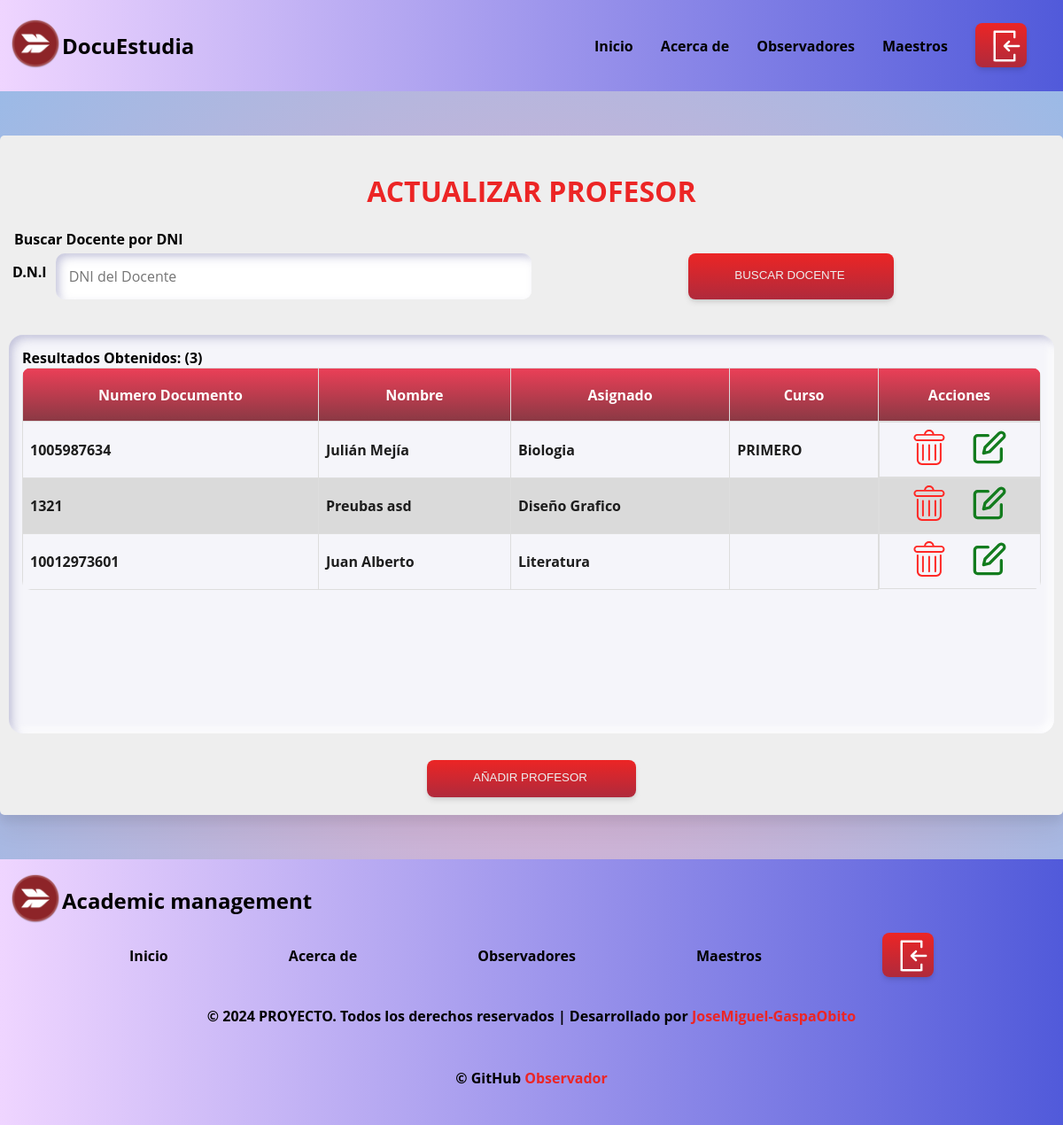
Page /controllers/admin/TeacherSearchAdmin.php (signed in) on the committed database.
### tables this page shows
CREATE TABLE `profesor` (
  `IdProf` int(10) NOT NULL,
  `IdUser` int(11) NOT NULL,
  `AsigAcadeProf` varchar(20) NOT NULL,
  `AsigProf` varchar(30) NOT NULL,
  `AreaProf` varchar(30) NOT NULL
);

CREATE TABLE `usuarios` (
  `IdUser` int(11) NOT NULL,
  `IdRol` int(11) NOT NULL,
  `IdImg` int(11) DEFAULT NULL,
  `Nombre` varchar(100) NOT NULL,
  `Apellido` varchar(100) NOT NULL,
  `TipoDcto` varchar(20) DEFAULT NULL,
  `NumDcto` varchar(50) DEFAULT NULL,
  `Telefono` varchar(20) DEFAULT NULL,
  `FechNacimiento` date DEFAULT NULL,
  `Direccion` text DEFAULT NULL,
  `Email` varchar(100) NOT NULL,
  `Password` varchar(255) NOT NULL,
  `FechCreado` timestamp NOT NULL DEFAULT current_timestamp(),
  `FechActualizado` timestamp NOT NULL DEFAULT current_timestamp() ON UPDATE current_timestamp()
);

CREATE TABLE `curso` (
  `IdCurso` int(10) NOT NULL,
  `NomCurso` varchar(30) NOT NULL,
  `NumAlumnos` int(10) NOT NULL,
  `IdProf` int(10) DEFAULT NULL
);

### models/TeacherModel.php (called while the page is built, shortened)
<?php
$RootPath = ($_SERVER['DOCUMENT_ROOT'] . "/proyectos/DocuEstudia");
include ("$RootPath/models/DatabaseConnection.php");
$Nombre = '';
$Apellido = '';
$TipoDcto = '';
$NumDocumento = '';
$Telefono = '';
$Fecha_Nacimiento = '';
$Direccion = '';
$AsigAcadeProf = '';
$AsigProf = '';
$AreaProf = '';
$Email = '';
$Password = '';
$IdRol = 3;
$IdUser = isset($_POST['NumeroModificar']) ? intval($_POST['NumeroModificar']) : 0;
if ($_SERVER['REQUEST_METHOD'] === 'POST') {
  $action = $_POST['action'];
  if ($action === 'delete') {
    deleteTeacher($conexion, $IdUser);
  } elseif ($action === 'create') {
    createTeacher($RootPath, $conexion, $ultimoId_Imagen, $Nombre, $Apellido,$TipoDcto,$NumDocumento,$Telefono,$Fecha_Nacimiento,$Direccion,
      $AsigAcadeProf, $AsigProf, $AreaProf, $Email, $Password,$IdRol, $NombreImagenOriginal, $Imagen_temporal);
  } elseif ($action === 'update') {
    updateTeacher($RootPath, $conexion, $IdUser, $ultimoId_Imagen, $Nombre, $Apellido,$TipoDcto,$NumDocumento,$Telefono,$Fecha_Nacimiento,$Direccion,
      $AsigAcadeProf, $AsigProf, $AreaProf,$Email, $Password,$IdRol, $NombreImagenOriginal, $Imagen_temporal);
  } elseif ($action === 'read') {
    $profesorData = readTeacher($conexion, $IdUser);
    $IdUser = $profesorData['IdUser'];
    $ultimoId_Imagen = $profesorData['IdImg'];
    $Nombre = $profesorData['Nombre'];
    $Apellido = $profesorData['Apellido'];
    $TipoDcto = $profesorData["TipoDcto"];
    $NumDocumento = $profesorData['NumDcto'];
    $Telefono = $profesorData['Telefono'];
    $Fecha_Nacimiento = $profesorData['FechNacimiento'];
    $Direccion = $profesorData['Direccion'];
    $AsigAcadeProf = $profesorData['AsigAcadeProf'];
    $AsigProf = $profesorData['AsigProf'];
    $AreaProf = $profesorData['AreaProf'];
    $Email = $profesorData['Email'];
    $Password = $profesorData['Password'];
    $NombreImagen = $profesorData['NomImg'];
  }  else {
    echo 'error';
  }
}elseif ($_SERVER['REQUEST_METHOD'] === 'GET' || !empty($_GET['DNI'])) {
  $resultados = searchTeacher($conexion);
  $consultar = $resultados['consultar'];
  $totalFilas = $resultados['totalFilas'];
}
function searchTeacher($conexion)
{
  $consultaSQL = "SELECT CONCAT(u.Nombre, ' ', u.Apellido) AS NombreCompleto, p.*,u.NumDcto, c.NomCurso FROM profesor p LEFT JOIN curso c ON p.IdProf = c.IdProf
  LEFT JOIN usuarios u ON u.IdUser = p.IdUser";
  $query = "SELECT COUNT(*) AS total FROM profesor";
  $consultar = mysqli_query($conexion, $consultaSQL) or die("ERROR AL TRAER LOS DATOS");
  $resultado = mysqli_query($conexion, $query);
  $datos = mysqli_fetch_assoc($resultado);
  $totalFilas = $datos['total'];
  return ['consultar' => $consultar, 'totalFilas' => $totalFilas];
}

### controllers/admin/TeacherSearchAdmin.php (the view, shortened to what this page needs)
<?php
$RootPath = ($_SERVER['DOCUMENT_ROOT'] . "/proyectos/DocuEstudia");
include ("$RootPath/templates/HomeHeader.php");
include ("$RootPath/models/TeacherModel.php");
include ("$RootPath/config/ProtectPages.php");?>
<main class="ContainerGeneral">
  <div class="anotaciones">
    <h1 id="TitleStart">ACTUALIZAR PROFESOR</h1>
    <form action="<?php echo BASE_URL; ?>/controllers/admin/TeacherSearchAdmin.php" method="GET">
      <fieldset>
        <legend>Buscar Docente por DNI</legend>
        <div class="Formulario_Campos1">
          <div style="display:flex;">
            <label for="DNI" style="padding: 10px 10px 10px 0;">D.N.I</label>
            <input class="Input_Text" type="text" id="DNI" name="DNI" placeholder="DNI del Docente">
          </div>
          <div class="alinear-boton">
            <button class="boton" type="submit">BUSCAR DOCENTE</button>
          </div>
        </div>
      </fieldset>
    </form>
    <div class="Container1">
      <label>Resultados Obtenidos: (<?php echo $totalFilas ?>)</label>
      <table class="Custom_Table">
        <thead>
          <tr>
            <th>Numero Documento</th>
            <th>Nombre</th>
            <th>Asignado</th>
            <th>Curso</th>
            <th>Acciones</th>
          </tr>
        </thead>
        <tbody>
          <?php while ($extraido = mysqli_fetch_array($consultar)) { ?>
            <tr>
              <td><?php echo $extraido['NumDcto']; ?></td>
              <td><?php echo $extraido['NombreCompleto']; ?></td>
              <td><?php echo $extraido['AsigProf']; ?></td>
              <td><?php echo $extraido['NomCurso']; ?></td>
              <td class="td_Actions">
                <form action="<?php echo BASE_URL; ?>/views/forms/ManageTeacher.php" method="post">
                  <button type="submit" class="custom-button">
                    <svg class="navbar-icon" style="margin:0">
                      <use xlink:href="<?php echo BASE_URL; ?>/assets/images/svg/Trash.svg#Trash-icon">
                    </svg>
                  </button>
                </form>
                <form action="<?php echo BASE_URL; ?>/views/forms/ManageTeacher.php" method="post">
                  <button type="submit" class="custom-button">
                    <svg class="navbar-icon" style="margin:0">
                      <use xlink:href="<?php echo BASE_URL; ?>/assets/images/svg/Edit.svg#Edit-icon">
                    </svg>
                  </button>
                </form>
              </td>
            </tr>
          <?php } ?>
        </tbody>
      </table>
    </div>
  </div>
  <div class="alinear-boton">
    <a href="<?php echo BASE_URL; ?>/views/forms/ManageTeacher.php">
      <button class="boton" type="submit">AÑADIR PROFESOR</button>
    </a>
  </div>
</main>
<?php include ("$RootPath/templates/HomeFooter.php"); ?>

### templates/HomeHeader.php (shortened to what this page needs)
<!DOCTYPE html>
<html lang="en">
<head>
  <link rel="stylesheet" href="<?php echo BASE_URL; ?>/assets/css/Main.css">
  <link rel="stylesheet" href="<?php echo BASE_URL; ?>/assets/css/Annotation.css">
  <link rel="stylesheet" href="<?php echo BASE_URL; ?>/assets/css/Login.css">
</head>
<body>
  <header>
    <nav class="navbar">
      <div class="LogoHeader">
        <a href="index.php">
          <img src="<?php echo BASE_URL; ?>/assets/logo/favicon.ico" alt="" width="60px" height="60px">
        </a>
        <h2>DocuEstudia </h2>
      </div>
      <ul class="navbar-menu" id="navbarMenu">
        <?php
        if (isset($_SESSION['Id_Estudiante']) || isset($_SESSION['Id_Profe'])) { ?>
          <a href="<?php echo BASE_URL; ?>/index.php">Inicio</a>
          <a href="#">Acerca de</a>
          <?php if (isset($_SESSION['Id_Profe'])) { ?>
            <a href="<?php echo BASE_URL; ?>/controllers/teacher/AnnotationsSearch.php">Observadores</a>
          <?php } ?>
          <?php if (isset($_SESSION['Id_Admin'])) { ?>
            <a href="<?php echo BASE_URL; ?>/controllers/admin/TeacherSearchAdmin.php">Maestros</a>
          <?php } ?>
          <form action="<?php echo BASE_URL; ?>/models/auth/UserAuth.php" method="POST">
            <button class="botonAtras" type="submit" name="Cerrar_Login">
              <div class="margen__boton">
                <svg class="navbar-icon" style="margin:0">
                  <use xlink:href="<?php echo BASE_URL; ?>/assets/images/svg/Logout.svg#Logout-icon">
                </svg>
              </div>
            </button>
          </form>
        <?php } ?>
      </ul>
    </nav>
  </header>

### templates/HomeFooter.php (shortened to what this page needs)
<footer class="navbar-footer">
  <nav class="navegacion-principal">
    <div class="LogoHeader">
      <a href="index.php">
        <img src="<?php echo BASE_URL; ?>/assets/logo/favicon.ico" alt="" width="60px" height="60px">
      </a>
      <h2>Academic management</h2>
    </div>
    <div class="footer-menu">
      <?php
      if (isset($_SESSION['Id_Estudiante']) || isset($_SESSION['Id_Profe'])) { ?>
        <a href="<?php echo BASE_URL; ?>/index.php">Inicio</a>
        <a href="<?php echo BASE_URL; ?>/EscanearCodigos.php">Acerca de</a>
        <?php if (isset($_SESSION['Id_Profe'])) { ?>
          <a href="<?php echo BASE_URL; ?>/controllers/teacher/AnnotationsSearch.php">Observadores</a>
        <?php } ?>
        <?php if (isset($_SESSION['Id_Admin'])) { ?>
          <a href="<?php echo BASE_URL; ?>/controllers/admin/TeacherSearchAdmin.php">Maestros</a>
        <?php } ?>
        <form action="<?php echo BASE_URL; ?>/models/auth/UserAuth.php" method="POST">
          <button class="botonAtras" type="submit" name="Cerrar_Login">
            <div class="margen__boton">
              <svg class="navbar-icon" style="margin:0">
                <use xlink:href="<?php echo BASE_URL; ?>/assets/images/svg/Logout.svg#Logout-icon">
              </svg>
            </div>
      </div>
    <?php } ?>
  </nav>
  <p>© 2024 PROYECTO. Todos los derechos reservados | Desarrollado por
    <a href="https://github.com/GaspaObito">JoseMiguel-GaspaObito</a>
  </p>
  <p>© GitHub
    <a href="https://github.com/GaspaObito/DocuEstudia"> Observador</a>
  </p>
</footer>
</body>
</html>

### assets/css/Annotation.css (style rules this page uses)
.anotaciones { flex: 1; }
.Formulario_Campos1 { display: grid; grid-template-columns: 1fr 1fr; }
.Custom_Table { border-radius: 10px; overflow: hidden; border-collapse: collapse; margin: 0 auto; width: 100%; }
.Custom_Table thead tr { text-align: center; color: white; background: linear-gradient(180deg, #EB3F57 0%, #893944 100%); height: 60px; }
.Custom_Table tbody tr { color: rgb(29, 29, 29); }
.Custom_Table td,.Custom_Table th { border: 1px solid #ddd; padding: 8px; }
.Custom_Table td.td_Actions { display: flex; justify-content: space-evenly; }
.Custom_Table tr:nth-child(even) { background-color: #dadada; }

### assets/css/ProfileTemplate.css (style rules this page uses)
:root { --primary: #ec2525; --blanco: #eee; --oscuro: #000000; --bg_linear: linear-gradient(90deg, #efd5ff 0%, #515ada 100%); --Color_Button: linear-gradient(180deg, #ec2525 0%, #af2a3c 100%); --fuente_principal: "Open Sans", sans-serif; }
html { font-size: 62.5%; box-sizing: border-box; scroll-snap-type: y mandatory; }
*, *:before, *:after { box-sizing: inherit; }
body { margin: 0; display: flex; min-height: 100vh; flex-direction: column; font-size: 16px; font-weight: bold; font-family: var(--fuente_principal); background: radial-gradient(circle, rgba(238,174,202,1) 0%, rgba(148,187,233,1) 100%); }
fieldset { border: none; }
.navbar { background: var( --bg_linear); display: grid; grid-template-columns: repeat(2, 1fr); padding: 1rem; }
.navbar-menu { align-items: center; display: flex; justify-content: space-evenly; }
.navbar-menu a,.footer-menu a { color: var(--oscuro); text-decoration: none; font-weight: bold; }
.LogoHeader { align-items: center; display: flex; }
.LogoHeader img { max-width: none; width: 60px; height: 60px; }
.navbar-footer { background: var( --bg_linear); padding: 1rem; }
.navbar-footer p a { color: var(--primary); text-decoration: none; }
.footer-menu { display: flex; justify-content: space-evenly; align-items: center; }
footer { width: 100%; margin-top: auto; padding-top: 30px; padding-bottom: 30px; }
footer p { padding: 1em; text-align: center; }
#TitleStart { text-align: center; color: var(--primary); }
.boton { padding: 1.2rem 5.5rem 1.5rem 5.2rem; background: var(--Color_Button); box-shadow: 0px 4px 7px -1px rgba(0, 0, 0, 0.11),0px 2px 4px -1px rgba(0, 0, 0, 0.07); border-radius: 8px; border: none; cursor: pointer; transition: background 0.2s ease-in-out; color: var(--blanco); }
.botonAtras { background: var(--Color_Button); box-shadow: 0px 4px 7px -1px rgba(0, 0, 0, 0.11),0px 2px 4px -1px rgba(0, 0, 0, 0.07); border-radius: 8px; border: none; cursor: pointer; color: var(--blanco); width: 100%; padding-right: 0.5rem; display: table-caption; }
.custom-button { background: none; border: none; padding: 0; cursor: pointer; }
.margen__boton { padding-left: 0.7rem; padding-top: 0.5rem; }
.alinear-boton { display: flex; justify-content: center; }
.Input_Text { font-size: inherit; appearance: none; padding: 1.5rem; border: none; width: 100%; box-shadow: inset -2px -2px 4px rgba(255, 255, 255, 0.5), inset 2px 2px 4px rgba(170, 170, 204, 0.25), inset 5px 5px 10px rgba(170, 170, 204, 0.5), inset -5px -5px 10px #ffffff; border-radius: 1rem; }
input,textarea,select.Input_Text { font-family: var(--fuente_principal); }
.ContainerGeneral { margin: 50px auto; padding: 2rem 0 2rem 0; width: 100%; max-height: 165rem; max-width: 140rem; border-radius: 0.5rem; background-color: var(--blanco); box-shadow: 0px 20px 26px rgba(0, 0, 0, 0.05), 0px 8px 9px rgba(0, 0, 0, 0.06); }
.Container1 { overflow: auto; background: #f5f5fa; margin: 3rem 1rem 3rem 1rem; padding: 1.5rem; border: none; height: 45rem; border-radius: 1em; box-shadow: inset -2px -2px 4px rgba(255, 255, 255, 0.5),inset 2px 2px 4px rgba(170, 170, 204, 0.25),inset 5px 5px 10px rgba(170, 170, 204, 0.5), inset -5px -5px 10px #ffffff; }
.navbar-icon { width:40px; height:40px; margin-right: 10px; }

### rows in the picture
profesor: IdUser.NumDcto "1005987634", NombreCompleto "Julián Mejía", AsigProf "Biologia", curso.NomCurso "PRIMERO"
profesor: IdUser.NumDcto "1321", NombreCompleto "Preubas asd", AsigProf "Diseño Grafico"
profesor: IdUser.NumDcto "10012973601", NombreCompleto "Juan Alberto", AsigProf "Literatura"

### other values in the picture
$totalFilas "3"
